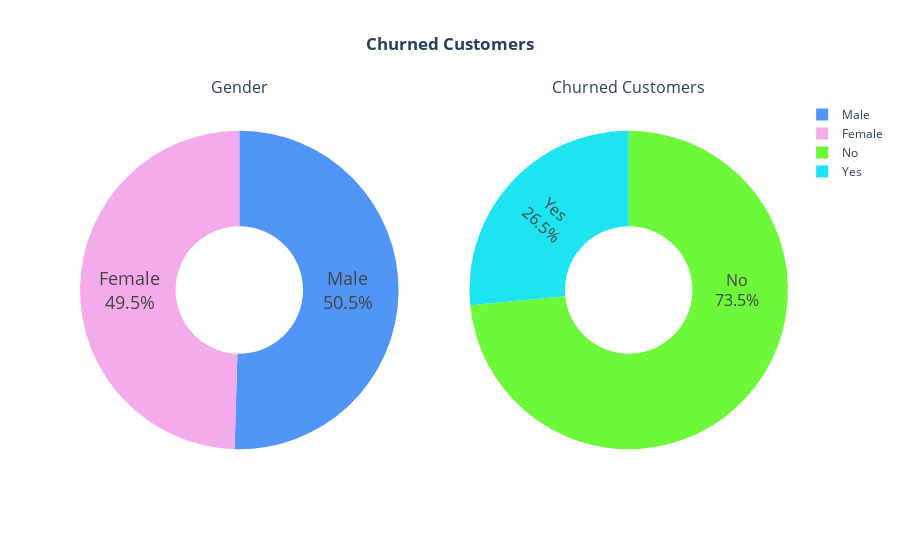

The notebook cell this image was saved under:
### Code cell
labels1 = list(gender_counts.index)
values1 = list(gender_counts.values)

labels2 = list(churn_counts.index)
values2 = list(churn_counts.values)

specs = [[{'type':'domain'},{'type':'domain'}]]
fig = make_subplots(rows = 1,cols =2,specs = specs, subplot_titles = ['Gender','Churned Customers'])

fig.add_trace(go.Pie(
  labels = labels1,
  values = values1,
  marker_colors =["#5196F7", "#F3ABEC"],
  hole = 0.4, # create a hole in between
  textinfo = 'percent + label', # it means show label and % on the plot
  insidetextorientation="radial", # it means to keep the text in plot according to radial shape
  textposition = 'inside',
  textfont = dict(size = 18),
  showlegend = True
),row = 1,col = 1)

fig.add_trace(go.Pie(
  labels = labels2,
  values = values2,
  marker_colors =["#6DF83A", "#1EE4F2"],
  hole = 0.4, # create a hole in between
  textinfo = 'percent + label', # it means show label and % on the plot
  insidetextorientation="radial", # it means to keep the text in plot according to radial shape
  textposition = 'inside',
  textfont = dict(size = 16),
  showlegend = True
),row = 1,col = 2)

fig.update_layout(title_text = '<b>Churned Customers</b>',
                  title_x = 0.5
                  )
fig.show()

### Figure 1 — Plotly figure (JSON) as saved in the notebook; plotly's stock layout.template omitted (floating-point values rounded to 4 significant figures)
{"data": [{"domain": {"x": [0, 0.45], "y": [0, 1]}, "hole": 0.4, "insidetextorientation": "radial", "labels": ["Male", "Female"], "marker": {"colors": ["#5196F7", "#F3ABEC"]}, "showlegend": true, "textfont": {"size": 18}, "textinfo": "percent+label", "textposition": "inside", "type": "pie", "values": [3555, 3488]}, {"domain": {"x": [0.55, 1], "y": [0, 1]}, "hole": 0.4, "insidetextorientation": "radial", "labels": ["No", "Yes"], "marker": {"colors": ["#6DF83A", "#1EE4F2"]}, "showlegend": true, "textfont": {"size": 16}, "textinfo": "percent+label", "textposition": "inside", "type": "pie", "values": [5174, 1869]}], "layout": {"annotations": [{"font": {"size": 16}, "showarrow": false, "text": "Gender", "x": 0.225, "xanchor": "center", "xref": "paper", "y": 1, "yanchor": "bottom", "yref": "paper"}, {"font": {"size": 16}, "showarrow": false, "text": "Churned Customers", "x": 0.775, "xanchor": "center", "xref": "paper", "y": 1, "yanchor": "bottom", "yref": "paper"}], "title": {"text": "<b>Churned Customers</b>", "x": 0.5}}}
